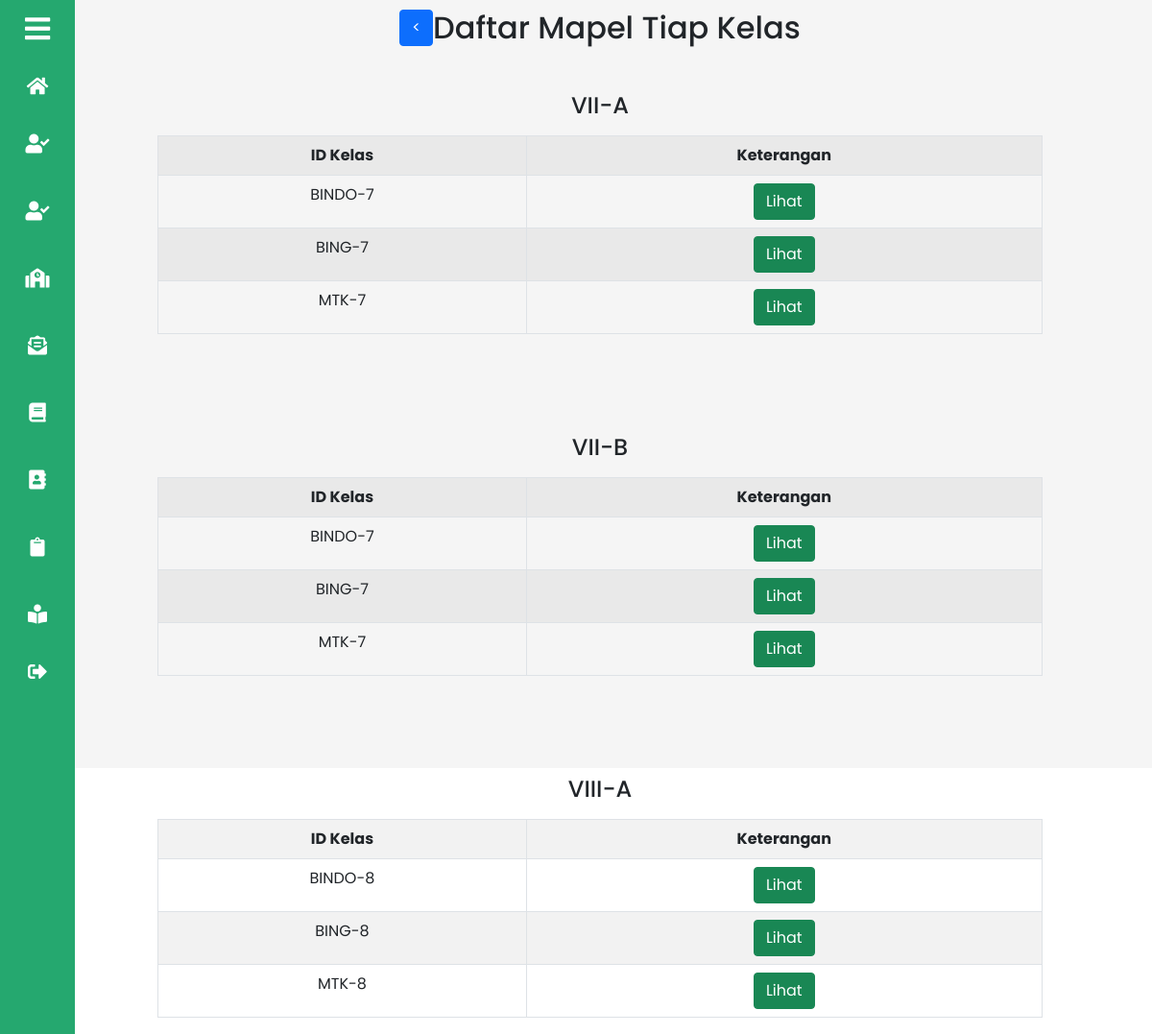
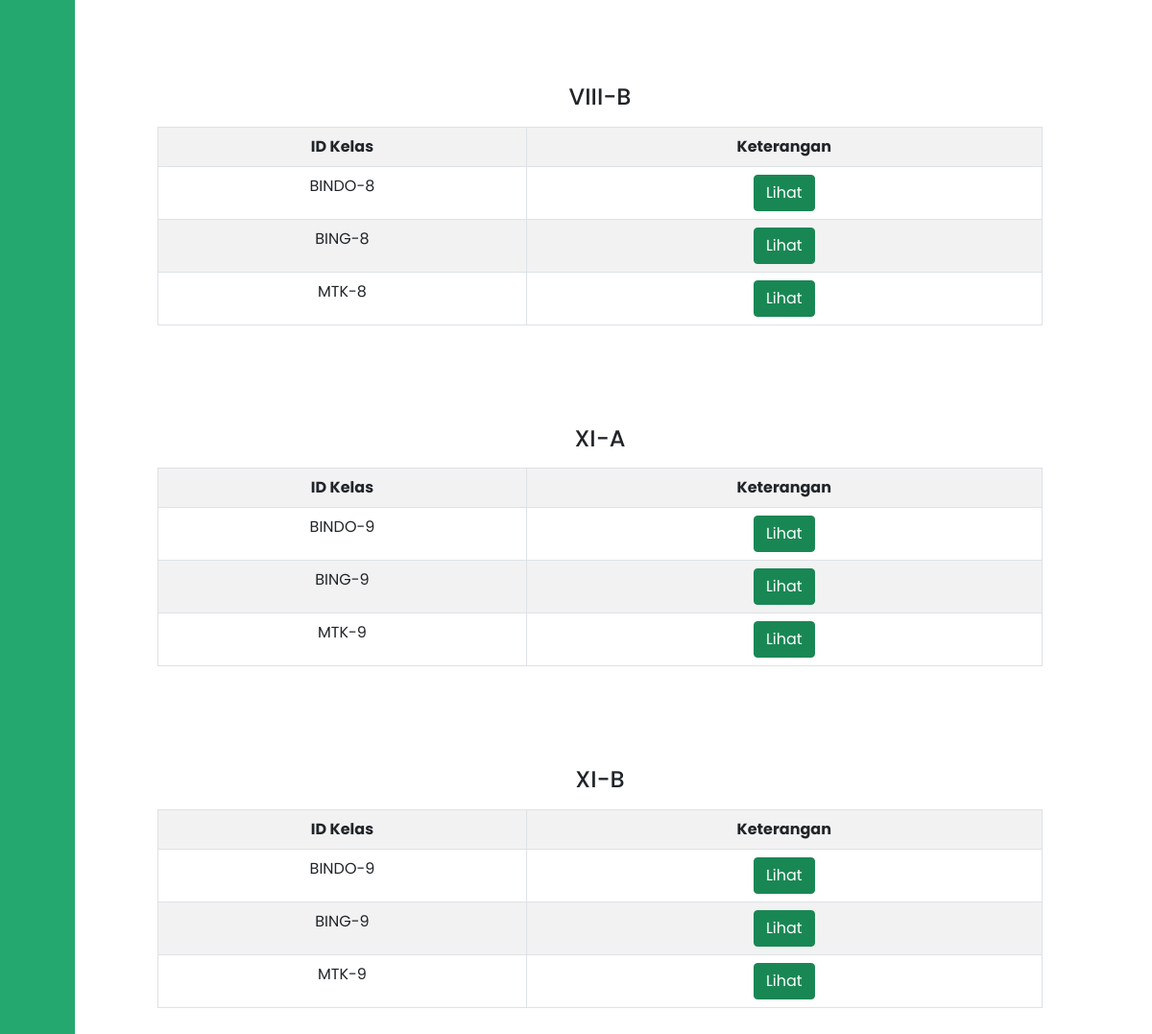
The page /admin/daftar_absen/mapel.php on the database its author committed (2 pictures, top to bottom).
### tables this page shows
CREATE TABLE `kelas` (
  `ID_KELAS` varchar(20) NOT NULL,
  `ID_ADMIN` varchar(20) DEFAULT NULL,
  `KELAS` varchar(6) DEFAULT NULL
);

CREATE TABLE `belajar` (
  `ID_KELAS` varchar(20) NOT NULL,
  `ID_MAPEL` varchar(20) NOT NULL
);

### admin/daftar_absen/mapel.php (the view, shortened to what this page needs)
<?php
include_once("../../config/config.php");
$kelas = mysqli_query($mysqli, "SELECT * FROM `kelas`");
?>
<!DOCTYPE html>
<html>
<head>
	 <link rel="stylesheet" href="../assets/dashboard_admin.css">
	<link rel="stylesheet" href="https://cdnjs.cloudflare.com/ajax/libs/font-awesome/5.15.3/css/all.min.css">
	<link href="https://cdn.jsdelivr.net/npm/bootstrap@5.0.2/dist/css/bootstrap.min.css" rel="stylesheet">
</head>
<body>
	<section class="sidebar close">
		<section class="click-close">
			<i class="fas fa-bars"></i><p>Admin</p>
		</section>
		<ul class="list-menu">
			<li>
				<a href="../dashboard_admin.php"><i class="fas fa-home"></i><p>Home</p></a>
			</li>
			<li>
				<a href="../crud_siswa/crud_siswa.php"><i class="fas fa-user-check"></i><p>Daftar Siswa</p></a>
			</li>
			<li>
				<a href="../crud_guru/crud_guru.php"><i class="fas fa-user-check"></i><p>Daftar Guru</p></a>
			</li>
			<li>
				<a href="../crud_kelas/crud_kelas.php"><i class="fas fa-school"></i><p>Daftar Kelas</p></a>
			</li>
			<li>
				<a href="../daftar_nilai/semester.php"><i class="fas fa-envelope-open-text"></i><p>Daftar Nilai</p></a>
			</li>
			<li>
				<a href="../crud_mapel/crud_mapel.php"><i class="fas fa-book"></i><p>Daftar Mapel</p></a>
			</li>
			<li>
				<a href="../crud_semester/crud_semester.php"><i class="fas fa-address-book"></i><p>Daftar Semester</p></a>
			</li>
			<li>
				<a href="semester.php"><i class="fas fa-clipboard"></i><p>Daftar Absen</p></a>
			</li>
			<li>
				<a href="../crud_belajar/crud_belajar.php"><i class="fas fa-book-reader"></i><p >Daftar Pembelajaran</p></a>
			</li>
			<li>
				<a href="../login_admin.php"><i class="fas fa-sign-out-alt"></i><p>LogOut</p></a>
			</li>
		</ul>
	</section>
	<section class="home">
		<div class="content">
		<div class="d-flex align-items-center justify-content-center">
				<a class="btn btn-primary " href="semester.php" role="button"><</a>
				<h2 class="my-auto">Daftar Mapel Tiap Kelas</h2>
			</div>
					 <?php
 						while($user_data = mysqli_fetch_array($kelas)) {
							 $ID_KELAS = $user_data["ID_KELAS"];
							 $KELAS = $user_data["KELAS"];;
							 echo"<h4  >$KELAS</h4>
							 		<div class='container mx-auto my-3 mx-2' >
							 			<div class='table-responsive col-md-10  my-3 mx-auto' style='overflow-x: auto'>
								 			<table class='table table-striped table-hover table-bordered'>
							 	 				<tr>
							 						<th class='col-5'>ID Kelas</th>
													<th>Keterangan</th>
						 						</tr>
							 	";
							 	$result = mysqli_query($mysqli, "SELECT * FROM `belajar` where ID_KELAS = '$ID_KELAS' ");
							 	while($id_mapel = mysqli_fetch_array($result)){
											$ID_MAPEL = $id_mapel['ID_MAPEL'];
											$guru_id = mysqli_fetch_array(mysqli_query($mysqli, "SELECT * FROM `mapel` where ID_MAPEL = '$ID_MAPEL' "));
											$ID_GURU = $guru_id['ID_GURU'];
											echo "<tr>";
							 				echo "<td class='col-5'>".$ID_MAPEL."</td>";
											echo "<td><a class='btn btn-success' href='tanggal.php?ID_KELAS=$ID_KELAS&ID_MAPEL=$ID_MAPEL&ID_GURU=$ID_GURU'>Lihat</a></td></tr>";
							 	}
							 	echo"
							 				</table>
							 			</div>
						 			</div>
							 		</br></br></br>";
 						}
 					?>
    	</div>
	</section>
</body>
</html>

### admin/assets/dashboard_admin.css (style rules this page uses)
* { margin: 0; padding: 0; box-sizing: border-box; font-family: 'Poppins', sans-serif; }
.sidebar { position: fixed; top: 0; left: 0; height: 100%; width: 260px; background: #25a86f; z-index: 100; transition: all 0.5s ease; }
.sidebar.close { width: 78px; }
.sidebar .click-close { height: 60px; width: 100%; display: flex; align-items: center; }
.sidebar .click-close i { font-size: 30px; color: #fff; height: 50px; min-width: 78px; text-align: center; line-height: 50px; }
.sidebar .list-menu { height: 100%; padding: 5px 0 120px 0; overflow: auto; }
.sidebar.close .list-menu { overflow: visible; }
.sidebar .list-menu li { position: relative; list-style: none; transition: all 0.4s ease; }
.sidebar .list-menu li i { height: 50px; min-width: 78px; text-align: center; line-height: 50px; color: #fff; font-size: 20px; cursor: pointer; transition: all 0.3s ease; }
.sidebar .list-menu li a { display: flex; align-items: center; text-decoration: none; }
.home { position: relative; background: whitesmoke; height: 100vh; left: 260px; width: calc(100% - 260px); transition: all 0.5s ease; }
.sidebar.close ~ .home { left: 50px; width: calc(100% - 50px); }
.content { text-align: center; padding: 10px; }

### rows shown on the page
kelas: KELAS "VII-A"
belajar: ID_MAPEL "BINDO-7"
belajar: ID_MAPEL "BING-7"
belajar: ID_MAPEL "MTK-7"
kelas: KELAS "VII-B"
belajar: ID_MAPEL "BINDO-7"
belajar: ID_MAPEL "BING-7"
belajar: ID_MAPEL "MTK-7"
kelas: KELAS "VIII-A"
belajar: ID_MAPEL "BINDO-8"
belajar: ID_MAPEL "BING-8"
belajar: ID_MAPEL "MTK-8"
kelas: KELAS "VIII-B"
belajar: ID_MAPEL "BINDO-8"
belajar: ID_MAPEL "BING-8"
belajar: ID_MAPEL "MTK-8"
kelas: KELAS "XI-A"
belajar: ID_MAPEL "BINDO-9"
belajar: ID_MAPEL "BING-9"
belajar: ID_MAPEL "MTK-9"
kelas: KELAS "XI-B"
belajar: ID_MAPEL "BINDO-9"
belajar: ID_MAPEL "BING-9"
belajar: ID_MAPEL "MTK-9"
